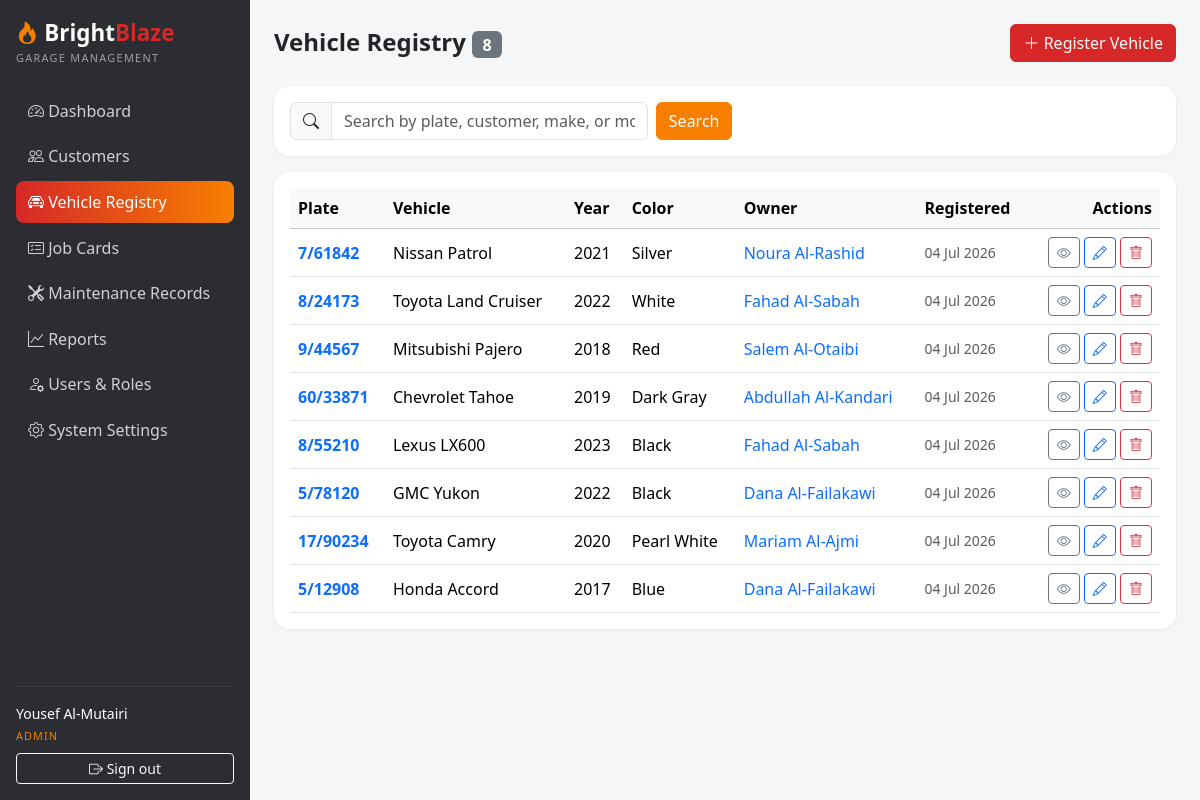
The page /vehicles/index.php (signed in) on the database its author committed.
### tables this page shows
CREATE TABLE `vehicles` (
  `id` INT UNSIGNED NOT NULL AUTO_INCREMENT,
  `customer_id` INT UNSIGNED NOT NULL,
  `plate_number` VARCHAR(20) NOT NULL,
  `make` VARCHAR(60) NOT NULL,
  `model` VARCHAR(60) NOT NULL,
  `year` SMALLINT UNSIGNED DEFAULT NULL,
  `color` VARCHAR(40) DEFAULT NULL,
  `vin` VARCHAR(30) DEFAULT NULL,
  `created_at` TIMESTAMP NOT NULL DEFAULT CURRENT_TIMESTAMP,
  `updated_at` TIMESTAMP NOT NULL DEFAULT CURRENT_TIMESTAMP ON UPDATE CURRENT_TIMESTAMP,
  PRIMARY KEY (`id`),
  UNIQUE KEY `uq_vehicles_plate` (`plate_number`),
  UNIQUE KEY `uq_vehicles_vin` (`vin`),
  KEY `idx_vehicles_customer` (`customer_id`),
  CONSTRAINT `fk_vehicles_customer` FOREIGN KEY (`customer_id`) REFERENCES `customers` (`id`) ON DELETE CASCADE
);

CREATE TABLE `customers` (
  `id` INT UNSIGNED NOT NULL AUTO_INCREMENT,
  `name` VARCHAR(120) NOT NULL,
  `phone` VARCHAR(20) NOT NULL,
  `email` VARCHAR(120) DEFAULT NULL,
  `address` VARCHAR(255) DEFAULT NULL,
  `created_at` TIMESTAMP NOT NULL DEFAULT CURRENT_TIMESTAMP,
  `updated_at` TIMESTAMP NOT NULL DEFAULT CURRENT_TIMESTAMP ON UPDATE CURRENT_TIMESTAMP,
  PRIMARY KEY (`id`),
  KEY `idx_customers_name` (`name`),
  KEY `idx_customers_phone` (`phone`)
);

### config/database.php (called while the page is built, shortened)
<?php
function db(): PDO
{
    static $pdo = null;
    if ($pdo === null) {
        $dsn = 'mysql:host=' . DB_HOST . ';dbname=' . DB_NAME . ';charset=utf8mb4';
        try {
            $pdo = new PDO($dsn, DB_USER, DB_PASS, [
                PDO::ATTR_ERRMODE            => PDO::ERRMODE_EXCEPTION,
                PDO::ATTR_DEFAULT_FETCH_MODE => PDO::FETCH_ASSOC,
                PDO::ATTR_EMULATE_PREPARES   => false,
            ]);
        } catch (PDOException $e) {
            http_response_code(500);
            die('Database connection failed. Check config/database.php and make sure MySQL is running and the brightblaze_garage database is imported.');
        }
    }
    return $pdo;
}

### config/config.php (called while the page is built, shortened)
<?php
require_once __DIR__ . '/database.php';
function base_url(string $path = ''): string
{
    return BASE_URL . ltrim($path, '/');
}

### includes/functions.php (called while the page is built, shortened)
<?php
function e(?string $value): string
{
    return htmlspecialchars((string) $value, ENT_QUOTES, 'UTF-8');
}
function format_date(?string $value, string $format = 'd M Y'): string
{
    return date($format, strtotime($value));
}

### vehicles/index.php (the view, shortened to what this page needs)
<?php
require_once __DIR__ . '/../config/config.php';
$q = trim($_GET['q'] ?? '');
$sql = 'SELECT v.*, c.name AS customer_name
        FROM vehicles v
        JOIN customers c ON c.id = v.customer_id';
$params = [];
$sql .= ' ORDER BY v.created_at DESC';
$stmt = db()->prepare($sql);
$stmt->execute($params);
$vehicles = $stmt->fetchAll();
include __DIR__ . '/../includes/header.php';
?>
<div class="d-flex justify-content-between align-items-center flex-wrap gap-2 mb-4">
  <h4 class="fw-bold mb-0">Vehicle Registry <span class="badge text-bg-secondary fs-6"><?= count($vehicles) ?></span></h4>
  <a class="btn btn-bb" href="<?= base_url('vehicles/form.php') ?>"><i class="bi bi-plus-lg"></i> Register Vehicle</a>
</div>
<div class="card mb-3">
  <div class="card-body py-3">
    <form class="row g-2" method="get" action="<?= base_url('vehicles/index.php') ?>">
      <div class="col-md-6 col-lg-5">
        <div class="input-group">
          <span class="input-group-text"><i class="bi bi-search"></i></span>
          <input class="form-control" type="text" name="q" value="<?= e($q) ?>" placeholder="Search by plate, customer, make, or model">
        </div>
      </div>
      <div class="col-auto">
        <button class="btn btn-bb-orange" type="submit">Search</button>
      </div>
    </form>
  </div>
</div>
<div class="card">
  <div class="card-body">
    <div class="table-responsive">
      <table class="table table-hover align-middle mb-0">
        <thead class="table-light">
          <tr>
            <th>Plate</th><th>Vehicle</th><th>Year</th><th>Color</th><th>Owner</th><th>Registered</th><th class="text-end">Actions</th>
          </tr>
        </thead>
        <tbody>
          <?php foreach ($vehicles as $v): ?>
            <tr>
              <td class="fw-semibold"><a class="text-decoration-none" href="<?= base_url('vehicles/view.php?id=' . (int) $v['id']) ?>"><?= e($v['plate_number']) ?></a></td>
              <td><?= e($v['make'] . ' ' . $v['model']) ?></td>
              <td><?= e((string) ($v['year'] ?? '')) ?: '—' ?></td>
              <td><?= e($v['color'] ?? '') ?: '—' ?></td>
              <td><a class="text-decoration-none" href="<?= base_url('customers/view.php?id=' . (int) $v['customer_id']) ?>"><?= e($v['customer_name']) ?></a></td>
              <td class="text-muted small"><?= format_date($v['created_at']) ?></td>
              <td class="text-end text-nowrap">
                <a class="btn btn-sm btn-outline-secondary" href="<?= base_url('vehicles/view.php?id=' . (int) $v['id']) ?>" title="View"><i class="bi bi-eye"></i></a>
                <a class="btn btn-sm btn-outline-primary" href="<?= base_url('vehicles/form.php?id=' . (int) $v['id']) ?>" title="Edit"><i class="bi bi-pencil"></i></a>
                <form class="d-inline" method="post" action="<?= base_url('vehicles/delete.php') ?>">
                  <button class="btn btn-sm btn-outline-danger" type="submit" title="Delete"
                          data-confirm="Delete vehicle <?= e($v['plate_number']) ?>? Its job history and maintenance records will also be deleted.">
                    <i class="bi bi-trash"></i>
                  </button>
                </form>
              </td>
            </tr>
          <?php endforeach; ?>
        </tbody>
      </table>
    </div>
  </div>
</div>
<?php include __DIR__ . '/../includes/footer.php'; ?>

### assets/css/style.css (style rules this page uses)
:root { --bb-red: #d62828; --bb-orange: #f77f00; --bb-dark: #2b2d33; --bb-darker: #212226; }
body { background: #f5f6f8; }
.card { border: 0; border-radius: 1rem; box-shadow: 0 1px 4px rgba(0, 0, 0, 0.06); }
.btn-bb { background: var(--bb-red); border-color: var(--bb-red); color: #fff; }
.btn-bb-orange { background: var(--bb-orange); border-color: var(--bb-orange); color: #fff; }

### rows shown on the page
vehicles: plate_number "7/61842", make+model "Nissan Patrol", year "2021", color "Silver", customer.name "Noura Al-Rashid", created_at "04 Jul 2026"
vehicles: plate_number "8/24173", make+model "Toyota Land Cruiser", year "2022", color "White", customer.name "Fahad Al-Sabah", created_at "04 Jul 2026"
vehicles: plate_number "9/44567", make+model "Mitsubishi Pajero", year "2018", color "Red", customer.name "Salem Al-Otaibi", created_at "04 Jul 2026"
vehicles: plate_number "60/33871", make+model "Chevrolet Tahoe", year "2019", color "Dark Gray", customer.name "Abdullah Al-Kandari", created_at "04 Jul 2026"
vehicles: plate_number "8/55210", make+model "Lexus LX600", year "2023", color "Black", customer.name "Fahad Al-Sabah", created_at "04 Jul 2026"
vehicles: plate_number "5/78120", make+model "GMC Yukon", year "2022", color "Black", customer.name "Dana Al-Failakawi", created_at "04 Jul 2026"
vehicles: plate_number "17/90234", make+model "Toyota Camry", year "2020", color "Pearl White", customer.name "Mariam Al-Ajmi", created_at "04 Jul 2026"
vehicles: plate_number "5/12908", make+model "Honda Accord", year "2017", color "Blue", customer.name "Dana Al-Failakawi", created_at "04 Jul 2026"

### other values the page prints
$label "Dashboard Customers Vehicle Registry Job Cards Maintenance Records Reports Users & Roles System Settings"
current_user_name() "Yousef Al-Mutairi"
current_role() "ADMIN"
count($vehicles) "8"
